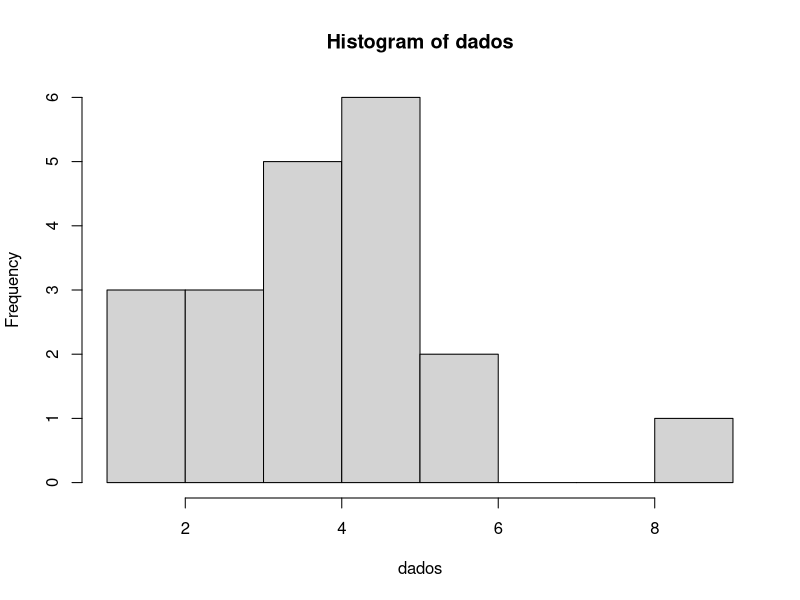

This chart was generated by the following R code:
#Média e variância via bootstrap

set.seed(117532)

dados <- rpois(20,4)
dados
hist(dados)

B <- 5000

media <- vector()
v <- vector()

# X(barra) ~ N(u, s^2/n)



for(i in 1:B){
  media[i] <- mean(sample(dados, replace = TRUE))
  v[i] <- var(sample(dados, replace = TRUE))
}

mean(media)
mean(v)

quantile(media, prob = c(0.05, 0.95))
quantile(v, prob = c(0.05, 0.95))
#Intervalo de bootstrap (90%)

#Correlação linear simples

set.seed(123)

x0 <- 11:20
y0 <- 4 + 5*x0 + rnorm(10,0,2)

x0 #Em geral são dados coletados/observados
y0 #Em geral são dados coletados/observados

r_boot = matrix(NA, nrow = B, ncol = 1)

xy <- data.frame(x0, y0)

for(i in 1:B){
  u <- sample(1:10, replace = TRUE)
  dados <- xy[u, ]
  x <- dados[, 1]
  y <- dados[, 2]
  r_boot[i, ] <- cor(x,y)
}

mean(r_boot)  #Estimativa pontual
var(r_boot)
sd(r_boot)
quantile(r_boot, probs = c(0.025, 0.975))

cor(x0,y0)


